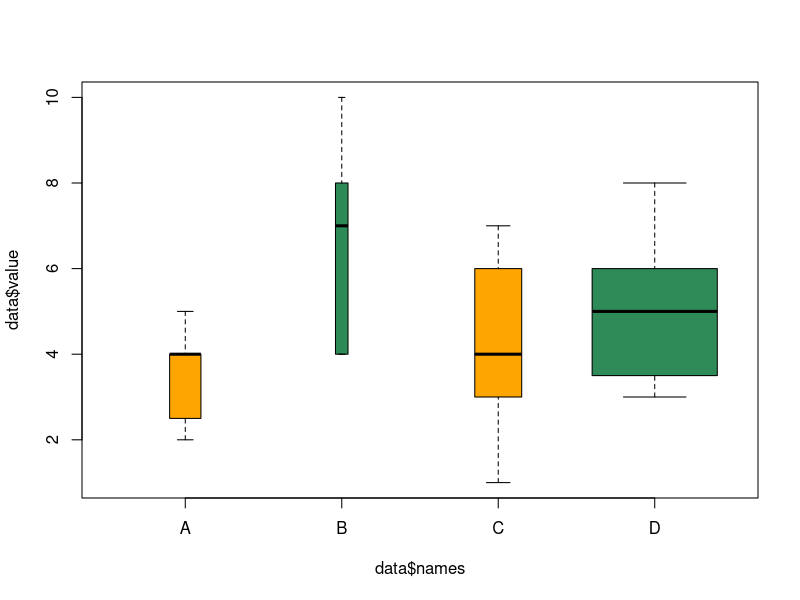

Write R code to recreate this figure. (Note: this script raises an error after producing the figure.)
## ---- chunk 1
knitr::opts_chunk$set( warning=FALSE, message=FALSE)
## ---- chunk 2
# Dummy data
names <- c(rep("A", 20) , rep("B", 8) , rep("C", 30), rep("D", 80))
value <- c( sample(2:5, 20 , replace=T) , sample(4:10, 8 , replace=T), 
       sample(1:7, 30 , replace=T), sample(3:8, 80 , replace=T) )
data <- data.frame(names,value)
 
# Calculate proportion of each level
proportion <- table(data$names)/nrow(data)
 
#Draw the boxplot, with the width proportionnal to the occurence !
boxplot(data$value ~ data$names , width=proportion , col=c("orange" , "seagreen"))
## ---- chunk 3
htmltools::includeHTML("htmlChunkRelatedDistribution.html")
